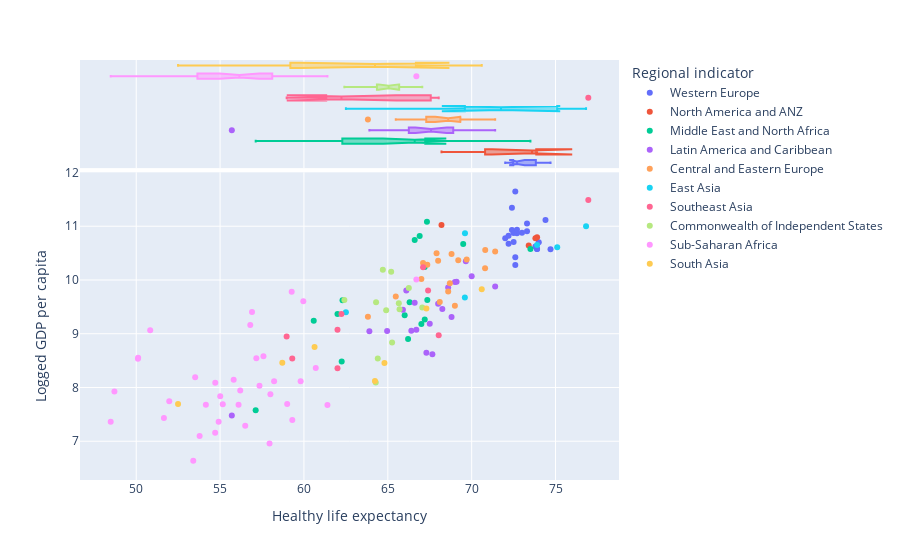

Here is the notebook cell this chart was saved with:
### Code cell
fig = px.scatter(df, x="Healthy life expectancy", y="Logged GDP per capita", color="Regional indicator",
                  marginal_x="box")
fig.show()

### Figure 1 — Plotly figure (JSON) as saved in the notebook; plotly's stock layout.template omitted (floating-point values rounded to 4 significant figures)
{"data": [{"hovertemplate": "Regional indicator=Western Europe<br>Healthy life expectancy=%{x}<br>Logged GDP per capita=%{y}<extra></extra>", "legendgroup": "Western Europe", "marker": {"color": "#636efa", "symbol": "circle"}, "mode": "markers", "name": "Western Europe", "orientation": "v", "showlegend": true, "type": "scatter", "x": [72, 72.7, 74.4, 73, 72.4, 73.3, 72.7, 72.6, 73.3, 72.5, 72.4, 72.5, 72.2, 74, 72.2, 74.7, 73.8, 73.9, 72.6, 72.6, 73.9], "xaxis": "x", "y": [10.78, 10.93, 11.12, 10.88, 10.93, 11.05, 10.87, 11.65, 10.91, 10.87, 11.34, 10.71, 10.82, 10.7, 10.67, 10.57, 10.62, 10.58, 10.42, 10.28, 10.58], "yaxis": "y"}, {"alignmentgroup": "True", "hovertemplate": "Regional indicator=Western Europe<br>Healthy life expectancy=%{x}<extra></extra>", "legendgroup": "Western Europe", "marker": {"color": "#636efa", "symbol": "circle"}, "name": "Western Europe", "notched": true, "offsetgroup": "Western Europe", "showlegend": false, "type": "box", "x": [72, 72.7, 74.4, 73, 72.4, 73.3, 72.7, 72.6, 73.3, 72.5, 72.4, 72.5, 72.2, 74, 72.2, 74.7, 73.8, 73.9, 72.6, 72.6, 73.9], "xaxis": "x2", "yaxis": "y2"}, {"hovertemplate": "Regional indicator=North America and ANZ<br>Healthy life expectancy=%{x}<br>Logged GDP per capita=%{y}<extra></extra>", "legendgroup": "North America and ANZ", "marker": {"color": "#EF553B", "symbol": "circle"}, "mode": "markers", "name": "North America and ANZ", "orientation": "v", "showlegend": true, "type": "scatter", "x": [73.4, 73.9, 73.8, 68.2], "xaxis": "x", "y": [10.64, 10.8, 10.78, 11.02], "yaxis": "y"}, {"alignmentgroup": "True", "hovertemplate": "Regional indicator=North America and ANZ<br>Healthy life expectancy=%{x}<extra></extra>", "legendgroup": "North America and ANZ", "marker": {"color": "#EF553B", "symbol": "circle"}, "name": "North America and ANZ", "notched": true, "offsetgroup": "North America and ANZ", "showlegend": false, "type": "box", "x": [73.4, 73.9, 73.8, 68.2], "xaxis": "x2", "yaxis": "y2"}, {"hovertemplate": "Regional indicator=Middle East and North Africa<br>Healthy life expectancy=%{x}<br>Logged GDP per capita=%{y}<extra></extra>", "legendgroup": "Middle East and North Africa", "marker": {"color": "#00cc96", "symbol": "circle"}, "mode": "markers", "name": "Middle East and North Africa", "orientation": "v", "showlegend": true, "type": "scatter", "x": [73.5, 69.5, 67.33, 66.6, 66.9, 62.3, 67.2, 66.21, 66.0, 60.58, 66.3, 67.2, 67.36, 62.25, 67, 62.0, 57.12], "xaxis": "x", "y": [10.57, 10.67, 11.09, 10.74, 10.82, 9.622, 10.24, 8.903, 9.342, 9.24, 9.584, 9.266, 9.626, 8.485, 9.182, 9.367, 7.578], "yaxis": "y"}, {"alignmentgroup": "True", "hovertemplate": "Regional indicator=Middle East and North Africa<br>Healthy life expectancy=%{x}<extra></extra>", "legendgroup": "Middle East and North Africa", "marker": {"color": "#00cc96", "symbol": "circle"}, "name": "Middle East and North Africa", "notched": true, "offsetgroup": "Middle East and North Africa", "showlegend": false, "type": "box", "x": [73.5, 69.5, 67.33, 66.6, 66.9, 62.3, 67.2, 66.21, 66.0, 60.58, 66.3, 67.2, 67.36, 62.25, 67, 62.0, 57.12], "xaxis": "x2", "yaxis": "y2"}, {"hovertemplate": "Regional indicator=Latin America and Caribbean<br>Healthy life expectancy=%{x}<br>Logged GDP per capita=%{y}<extra></extra>", "legendgroup": "Latin America and Caribbean", "marker": {"color": "#ab63fa", "symbol": "circle"}, "mode": "markers", "name": "Latin America and Caribbean", "orientation": "v", "showlegend": true, "type": "scatter", "x": [71.4, 64.96, 69.1, 66.6, 68.6, 67.5, 69.65, 70, 66.4, 68.0, 67.66, 69, 67.3, 68.25, 68.8, 63.9, 65.9, 66.1, 66.7, 55.7], "xaxis": "x", "y": [9.88, 9.053, 9.966, 9.577, 9.859, 9.186, 10.35, 10.07, 9.054, 9.557, 8.62, 9.962, 8.648, 9.458, 9.313, 9.046, 9.448, 9.802, 9.073, 7.477], "yaxis": "y"}, {"alignmentgroup": "True", "hovertemplate": "Regional indicator=Latin America and Caribbean<br>Healthy life expectancy=%{x}<extra></extra>", "legendgroup": "Latin America and Caribbean", "marker": {"color": "#ab63fa", "symbol": "circle"}, "name": "Latin America and Caribbean", "notched": true, "offsetgroup": "Latin America and Caribbean", "showlegend": false, "type": "box", "x": [71.4, 64.96, 69.1, 66.6, 68.6, 67.5, 69.65, 70, 66.4, 68.0, 67.66, 69, 67.3, 68.25, 68.8, 63.9, 65.9, 66.1, 66.7, 55.7], "xaxis": "x2", "yaxis": "y2"}, {"hovertemplate": "Regional indicator=Central and Eastern Europe<br>Healthy life expectancy=%{x}<br>Logged GDP per capita=%{y}<extra></extra>", "legendgroup": "Central and Eastern Europe", "marker": {"color": "#FFA15A", "symbol": "circle"}, "mode": "markers", "name": "Central and Eastern Europe", "orientation": "v", "showlegend": true, "type": "scatter", "x": [70.81, 71.4, 63.81, 69.2, 67.91, 68.8, 69.7, 67.36, 68.6, 67.1, 68, 70.8, 68.1, 68.7, 67, 69.0, 65.47], "xaxis": "x", "y": [10.56, 10.53, 9.318, 10.37, 10.5, 10.48, 10.38, 10.28, 9.787, 10.31, 10.36, 10.22, 9.59, 9.94, 10.02, 9.52, 9.693], "yaxis": "y"}, {"alignmentgroup": "True", "hovertemplate": "Regional indicator=Central and Eastern Europe<br>Healthy life expectancy=%{x}<extra></extra>", "legendgroup": "Central and Eastern Europe", "marker": {"color": "#FFA15A", "symbol": "circle"}, "name": "Central and Eastern Europe", "notched": true, "offsetgroup": "Central and Eastern Europe", "showlegend": false, "type": "box", "x": [70.81, 71.4, 63.81, 69.2, 67.91, 68.8, 69.7, 67.36, 68.6, 67.1, 68, 70.8, 68.1, 68.7, 67, 69.0, 65.47], "xaxis": "x2", "yaxis": "y2"}, {"hovertemplate": "Regional indicator=East Asia<br>Healthy life expectancy=%{x}<br>Logged GDP per capita=%{y}<extra></extra>", "legendgroup": "East Asia", "marker": {"color": "#19d3f3", "symbol": "circle"}, "mode": "markers", "name": "East Asia", "orientation": "v", "showlegend": true, "type": "scatter", "x": [69.6, 75.1, 73.9, 62.5, 76.82, 69.59], "xaxis": "x", "y": [10.87, 10.61, 10.65, 9.4, 11, 9.673], "yaxis": "y"}, {"alignmentgroup": "True", "hovertemplate": "Regional indicator=East Asia<br>Healthy life expectancy=%{x}<extra></extra>", "legendgroup": "East Asia", "marker": {"color": "#19d3f3", "symbol": "circle"}, "name": "East Asia", "notched": true, "offsetgroup": "East Asia", "showlegend": false, "type": "box", "x": [69.6, 75.1, 73.9, 62.5, 76.82, 69.59], "xaxis": "x2", "yaxis": "y2"}, {"hovertemplate": "Regional indicator=Southeast Asia<br>Healthy life expectancy=%{x}<br>Logged GDP per capita=%{y}<extra></extra>", "legendgroup": "Southeast Asia", "marker": {"color": "#FF6692", "symbol": "circle"}, "mode": "markers", "name": "Southeast Asia", "orientation": "v", "showlegend": true, "type": "scatter", "x": [76.95, 67.4, 62, 68.03, 67.1, 62.24, 58.97, 62, 59.3], "xaxis": "x", "y": [11.49, 9.805, 9.076, 8.973, 10.24, 9.365, 8.947, 8.36, 8.541], "yaxis": "y"}, {"alignmentgroup": "True", "hovertemplate": "Regional indicator=Southeast Asia<br>Healthy life expectancy=%{x}<extra></extra>", "legendgroup": "Southeast Asia", "marker": {"color": "#FF6692", "symbol": "circle"}, "name": "Southeast Asia", "notched": true, "offsetgroup": "Southeast Asia", "showlegend": false, "type": "box", "x": [76.95, 67.4, 62, 68.03, 67.1, 62.24, 58.97, 62, 59.3], "xaxis": "x2", "yaxis": "y2"}, {"hovertemplate": "Regional indicator=Commonwealth of Independent States<br>Healthy life expectancy=%{x}<br>Logged GDP per capita=%{y}<extra></extra>", "legendgroup": "Commonwealth of Independent States", "marker": {"color": "#B6E880", "symbol": "circle"}, "mode": "markers", "name": "Commonwealth of Independent States", "orientation": "v", "showlegend": true, "type": "scatter", "x": [65.25, 65.2, 65.7, 64.4, 66.25, 64.7, 64.28, 67.06, 65.66, 62.41, 64.3, 64.9], "xaxis": "x", "y": [8.836, 10.15, 9.454, 8.538, 9.853, 10.19, 8.091, 9.487, 9.569, 9.629, 9.585, 9.436], "yaxis": "y"}, {"alignmentgroup": "True", "hovertemplate": "Regional indicator=Commonwealth of Independent States<br>Healthy life expectancy=%{x}<extra></extra>", "legendgroup": "Commonwealth of Independent States", "marker": {"color": "#B6E880", "symbol": "circle"}, "name": "Commonwealth of Independent States", "notched": true, "offsetgroup": "Commonwealth of Independent States", "showlegend": false, "type": "box", "x": [65.25, 65.2, 65.7, 64.4, 66.25, 64.7, 64.28, 67.06, 65.66, 62.41, 64.3, 64.9], "xaxis": "x2", "yaxis": "y2"}, {"hovertemplate": "Regional indicator=Sub-Saharan Africa<br>Healthy life expectancy=%{x}<br>Logged GDP per capita=%{y}<extra></extra>", "legendgroup": "Sub-Saharan Africa", "marker": {"color": "#FF97FF", "symbol": "circle"}, "mode": "markers", "name": "Sub-Saharan Africa", "orientation": "v", "showlegend": true, "type": "scatter", "x": [66.7, 58.22, 50.11, 53.52, 59.8, 57.59, 53.78, 55.16, 54.71, 55.01, 56.9, 59.96, 54.15, 54.71, 50.1, 51.97, 56.1, 56.5, 60.7, 56.8, 48.48, 50.83, 57.35, 59, 57.16, 59.3, 54.91, 55.81, 51.65, 53.4, 58.0, 57.95, 48.7, 59.27, 61.4, 56.2], "xaxis": "x", "y": [10.01, 8.117, 8.551, 8.189, 8.118, 8.58, 7.098, 7.686, 8.087, 7.838, 9.403, 9.603, 7.678, 7.158, 8.533, 7.744, 7.677, 7.288, 8.361, 9.161, 7.364, 9.065, 8.031, 7.694, 8.542, 7.396, 7.362, 8.145, 7.434, 6.635, 7.876, 6.958, 7.926, 9.782, 7.676, 7.943], "yaxis": "y"}, {"alignmentgroup": "True", "hovertemplate": "Regional indicator=Sub-Saharan Africa<br>Healthy life expectancy=%{x}<extra></extra>", "legendgroup": "Sub-Saharan Africa", "marker": {"color": "#FF97FF", "symbol": "circle"}, "name": "Sub-Saharan Africa", "notched": true, "offsetgroup": "Sub-Saharan Africa", "showlegend": false, "type": "box", "x": [66.7, 58.22, 50.11, 53.52, 59.8, 57.59, 53.78, 55.16, 54.71, 55.01, 56.9, 59.96, 54.15, 54.71, 50.1, 51.97, 56.1, 56.5, 60.7, 56.8, 48.48, 50.83, 57.35, 59, 57.16, 59.3, 54.91, 55.81, 51.65, 53.4, 58.0, 57.95, 48.7, 59.27, 61.4, 56.2], "xaxis": "x2", "yaxis": "y2"}, {"hovertemplate": "Regional indicator=South Asia<br>Healthy life expectancy=%{x}<br>Logged GDP per capita=%{y}<extra></extra>", "legendgroup": "South Asia", "marker": {"color": "#FECB52", "symbol": "circle"}, "mode": "markers", "name": "South Asia", "orientation": "v", "showlegend": true, "type": "scatter", "x": [64.23, 70.6, 64.8, 58.71, 67.3, 60.63, 52.49], "xaxis": "x", "y": [8.12, 9.826, 8.454, 8.458, 9.47, 8.755, 7.695], "yaxis": "y"}, {"alignmentgroup": "True", "hovertemplate": "Regional indicator=South Asia<br>Healthy life expectancy=%{x}<extra></extra>", "legendgroup": "South Asia", "marker": {"color": "#FECB52", "symbol": "circle"}, "name": "South Asia", "notched": true, "offsetgroup": "South Asia", "showlegend": false, "type": "box", "x": [64.23, 70.6, 64.8, 58.71, 67.3, 60.63, 52.49], "xaxis": "x2", "yaxis": "y2"}], "layout": {"legend": {"title": {"text": "Regional indicator"}, "tracegroupgap": 0}, "margin": {"t": 60}, "xaxis": {"anchor": "y", "domain": [0, 1], "title": {"text": "Healthy life expectancy"}}, "xaxis2": {"anchor": "y2", "domain": [0, 1], "matches": "x", "showgrid": true, "showticklabels": false}, "yaxis": {"anchor": "x", "domain": [0, 0.7326], "title": {"text": "Logged GDP per capita"}}, "yaxis2": {"anchor": "x2", "domain": [0.7426, 1], "matches": "y2", "showgrid": false, "showline": false, "showticklabels": false, "ticks": ""}}}
